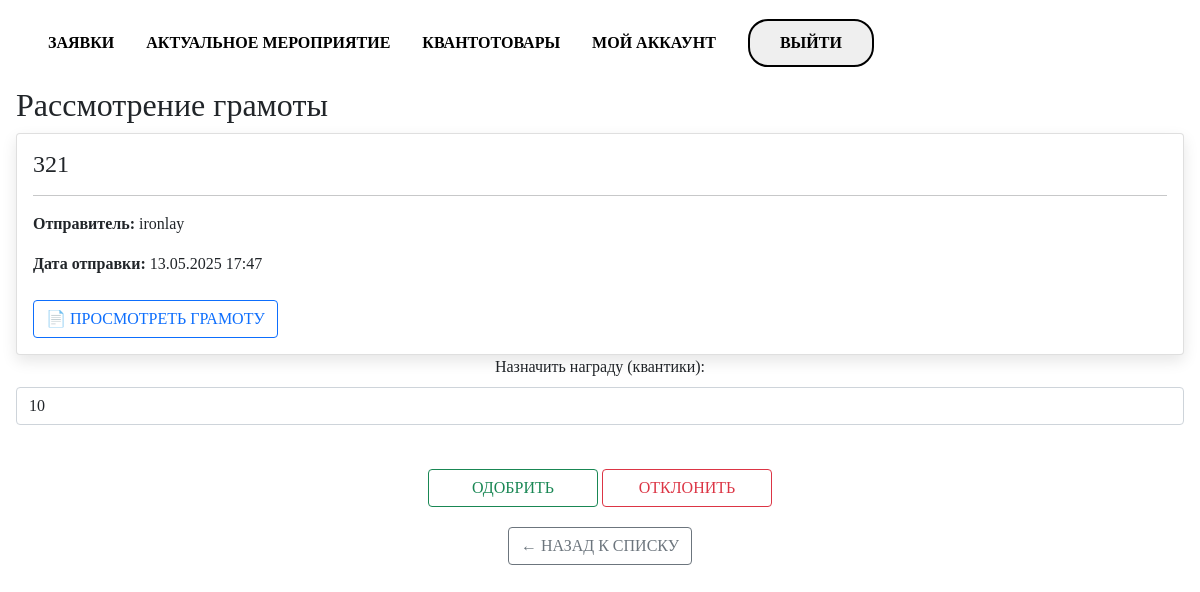
The page /admin-panel/achievements/review/2/ (signed in) on the database its author committed.
### shop/models.py (models this page shows, shortened)
class Achievement(models.Model):
    user = models.ForeignKey('shop.User', on_delete=models.CASCADE)
    title = models.CharField(max_length=100, verbose_name="Название грамоты")
    file = models.FileField(upload_to='achievements/', verbose_name="Файл грамоты")
    status = models.CharField(max_length=20, choices=[
        ('pending', 'На рассмотрении'),
        ('approved', 'Одобрено'),
        ('rejected', 'Отклонено')
    ], default='pending')
    quantics_reward = models.PositiveIntegerField(default=0, verbose_name="Награда в квантиках")
    created_at = models.DateTimeField(auto_now_add=True)
    reviewed_by = models.ForeignKey('shop.User', on_delete=models.SET_NULL, null=True, blank=True, related_name='reviewed_achievements')

class User(AbstractUser):
    is_kvantum_admin = models.BooleanField(
        default=False,
        verbose_name="Администратор квантума"
    )
    admin_kvantum = models.CharField(
        max_length=10,
        choices=KVANTUM_CHOICES,
        blank=True,
        null=True,
        verbose_name="Ответственный квантум"
    )
    groups = models.ManyToManyField(
        Group,
        verbose_name=_('groups'),
        blank=True,
        help_text=_('The groups this user belongs to.'),
        related_name="custom_user_groups",
        related_query_name="custom_user",
    )
    user_permissions = models.ManyToManyField(
        Permission,
        verbose_name=_('user permissions'),
        blank=True,
        help_text=_('Specific permissions for this user.'),
        related_name="custom_user_permissions",
        related_query_name="custom_user",
    )
    class Meta:
        verbose_name = _('user')
        verbose_name_plural = _('users')
        db_table = 'auth_user'  # Это сохранит совместимость с ожиданиями Django

### shop/views.py (the view, shortened to what this page needs)
# urls.py: path('achievements/review/<int:pk>/', views.review_achievement_detail, name='review_achievement_detail'),
@user_passes_test(is_admin)
def review_achievement_detail(request, pk):
    achievement = get_object_or_404(Achievement, pk=pk)
    return render(request, 'achievements/review_detail.html', {'achievement': achievement,'title':'Рассмотрение грамот'})

### shop/views.py (called while the page is built)
def is_admin(user):
    return user.is_staff

### templates/achievements/review_detail.html (shortened to what this page needs)
{% extends 'base.html'%}
{% load static %}
{% block bootstrap %}<link href="https://cdn.jsdelivr.net/npm/bootstrap@5.1.3/dist/css/bootstrap.min.css" rel="stylesheet">{% endblock %}
{% block content%}
    <div class="conteiner font">
        <h2>Рассмотрение грамоты</h2>
        <div class="card achievement-card">
            <div class="card-body">
                <h4 class="card-title">{{ achievement.title }}</h4>
                <hr>
                <p><strong>Отправитель:</strong> {{ achievement.user.username }}</p>
                <p><strong>Дата отправки:</strong> {{ achievement.created_at|date:"d.m.Y H:i" }}</p>
                <a href="{{ achievement.file.url }}" class="btn btn-outline-primary mt-2" target="_blank">
                    📄 Просмотреть грамоту
                </a>
            </div>
        </div>
        <form method="post" class="text-center">
            <div class="form-group">
                <label for="quantics_reward" class="form-label">Назначить награду (квантики):</label>
                <input type="number" name="quantics_reward" value="10" min="0"
                       class="form-control reward-input mx-auto" id="quantics_reward" required>
            </div>
            <div class="action-buttons mt-4">
                <button type="submit" name="action" value="approve" class="btn btn-outline-success">Одобрить</button>
                <button type="submit" name="action" value="reject" class="btn btn-outline-danger">Отклонить</button>
            </div>
            <a href="{% url 'review_achievements' %}" class="btn btn-outline-secondary">
                ← Назад к списку
            </a>
        </form>
    </div>
{% endblock %}

### static/main/css/style3.css (style rules this page uses)
body { margin: 0 px; font-family: 'Courier New', Courier, monospace; font-size: 16 px; }
h1, h2, h3, h4, h5, h6 { margin: 0; }
*, *::before, *::after { box-sizing: border-box; }
.conteiner { width: 100%; max-width: 1200px; margin: 0 auto; padding-left: 1rem; padding-right: 1rem; }
.btn { display: inline-block; vertical-align: top; padding: 15px 27px; min-width: 170px; margin-top: 20px; font-size: 16px; cursor: pointer; color: white; text-decoration: none; text-transform: uppercase; font-family: "BankGothic RUSS Medium"; font-weight: 600; font-style: normal; border: 5px solid white; border-radius: 30px; background-color: #0039A6; line-height: 1.1; transition: background-color 0.2s linear, color 0.2s linear, box-shadow 0.2s linear; }
.font { font-family: "BankGothic RUSS Medium"; }
.card { border: none; border-radius: 15px; box-shadow: 0 6px 15px rgba(0, 0, 0, 0.1); overflow: hidden; }

### rows shown on the page
Achievement: title "321", user.username "ironlay", created_at "13.05.2025 17:47"
